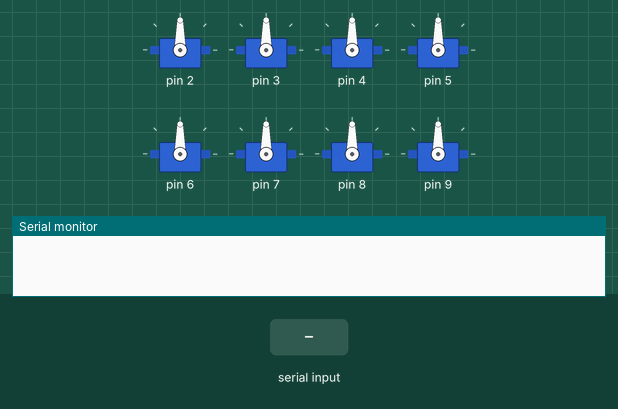
Recording of a sketch running on a simulated Arduino Uno, built with avr-gcc and run on an emulated ATmega328P. Shown: 8 × servo, the last lines printed to the serial monitor. The test bench sets the inputs (shaded band).

Above: at 1.2 s.
1.3 s: "D90\n" received over Serial
At 2.2 s:
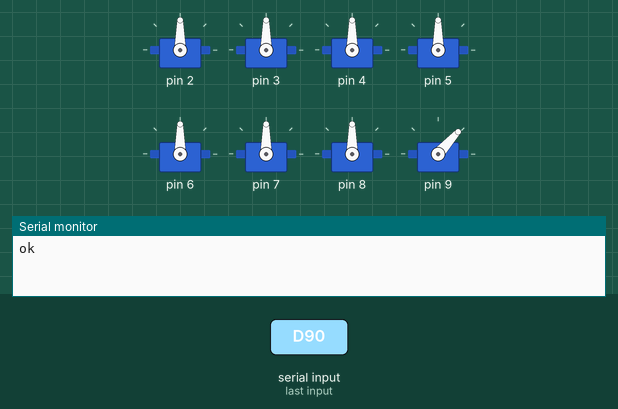
2.8 s: "90,45\n" received over Serial
4.3 s: "D,45\n" received over Serial
Timing chart, 0 to 7.3 s (numbered marks = the images above; inputs shaded):
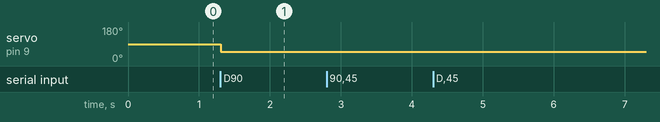

Measured:
- after the input at 1.3 s, servo on pin 9: 90° → 48° at once

The sketch:

arduino.ino
```cpp
#include <Servo.h>

Servo servos[8];

const byte MAX_SIZE = 32;
const char DELIMITER = '\n';
byte data[MAX_SIZE];
int index = 0;

void setup() {
  Serial.begin(9600);

  for(int i = 0; i < 8; i++) {
    servos[i].attach(i + 2);
  }
}

void loop() {
  pumpData();
}


char receivedChar;
void pumpData() {
  while(Serial.available() > 0) {
    receivedChar = Serial.read();
    if (receivedChar == DELIMITER) {
      data[index] = '\0';
      processData();
      clearData();
    } else {
      data[index] = receivedChar;
      index++;

      if (index >= MAX_SIZE) {
        Serial.println("err overflow");
        clearData();
      }
    }
   }
}

void clearData() {
  index = 0;
  memset(data, MAX_SIZE, sizeof(data));
}

void processData() {
  if (data[0] == 'D') {
    int n = data[1] - '0';
    int angle = data[2];

    //Serial.println("angle");
    //Serial.println(angle);

    if (n >= 2 && n <= 10 && angle > 0 && angle < 180) {
      servos[n - 2].write(angle);
      Serial.println("ok");
    } else {
      Serial.println("error var");
    }
    return;
  }
  Serial.println("err ukn");
}
```
